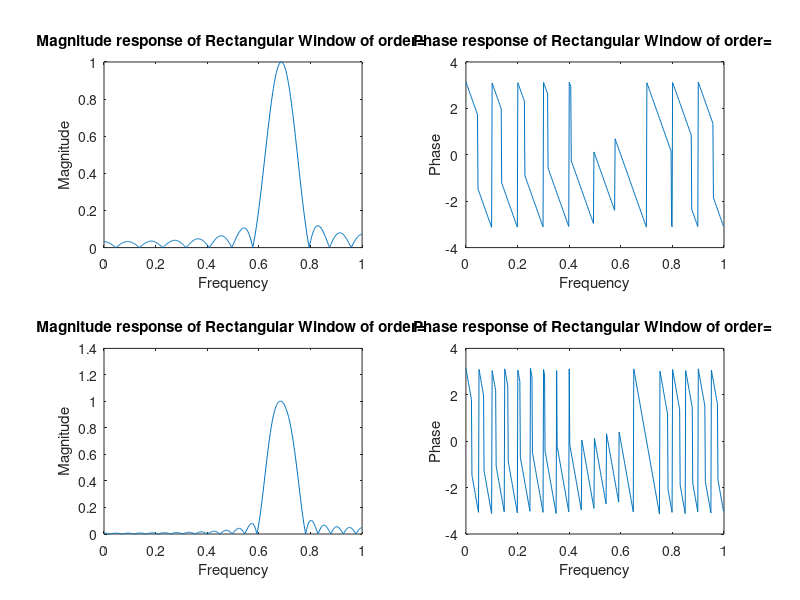

Write the MATLAB code that produced this figure.
clc;
clear all;
close all;
warning off;
Wn=[2500 3000];
fs=8000;
f=fs/2;
M=[21 41];
Wn=Wn/f;
WIN='Rectangular';
figure;
for n=1:2
    window=rectwin(M(n));%hamming(n),hanning(n),blackman(n)
    h=fir1(M(n)-1,Wn,"bandpass",window);
    [H,w]=freqz(h);
    subplot(2,2,2*n-1);
    plot(w/pi,abs(H));
    ylabel('Magnitude');
    xlabel('Frequency');
    title(['Magnitude response of ',WIN,' Window of order= ',n]);
    subplot(2,2,2*n);
    plot(w/pi,angle(H));
    ylabel('Phase');
    xlabel('Frequency');
    title(['Phase response of ',WIN,' Window of order= ',n]);
    clear h H w;
end
